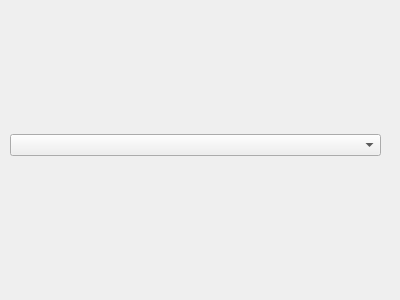
<?xml version="1.0" encoding="UTF-8"?>
<ui version="4.0">
 <class>Montage</class>
 <widget class="QWidget" name="Montage">
  <property name="geometry">
   <rect>
    <x>0</x>
    <y>0</y>
    <width>400</width>
    <height>300</height>
   </rect>
  </property>
  <property name="windowTitle">
   <string>Form</string>
  </property>
  <widget class="QWidget" name="gridLayoutWidget">
   <property name="geometry">
    <rect>
     <x>10</x>
     <y>10</y>
     <width>371</width>
     <height>271</height>
    </rect>
   </property>
   <layout class="QGridLayout" name="grid">
    <item row="0" column="0">
     <widget class="QComboBox" name="comboBox"/>
    </item>
   </layout>
  </widget>
 </widget>
 <resources/>
 <connections/>
</ui>
